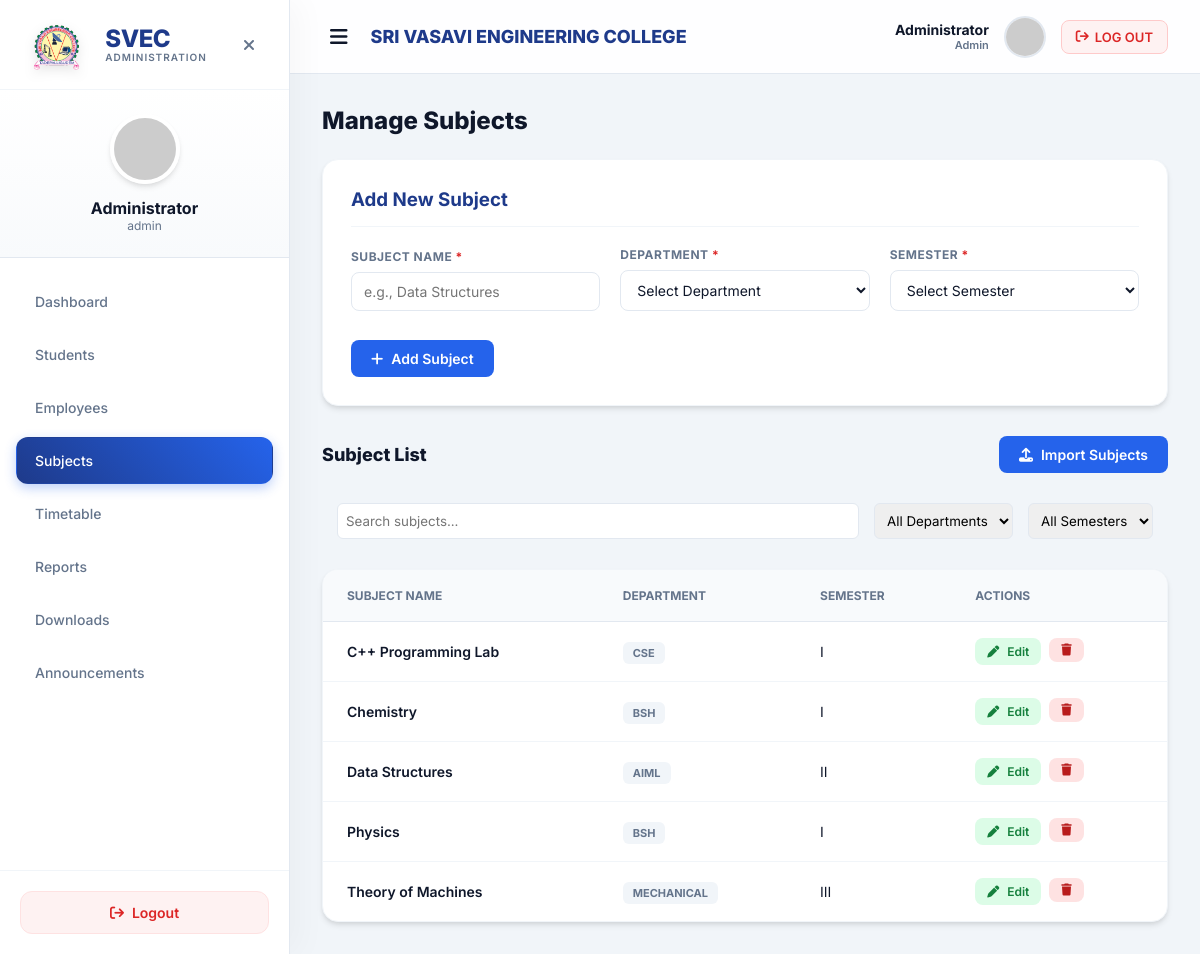
Screenshot of /admin/subjects.php with the database file from the repository.
### tables this page shows
CREATE TABLE `subjects` (
  `subject` varchar(100) NOT NULL,
  `department` varchar(100) DEFAULT NULL,
  `semester` varchar(10) NOT NULL,
  PRIMARY KEY (`subject`)
);

### admin/subjects.php (the view, shortened to what this page needs)
<?php
require_once '../db_connect.php';
$subjects = [];
if ($conn) {
    $result = $conn->query("SELECT * FROM subjects ORDER BY subject ASC");
    if ($result) {
        while ($row = $result->fetch_assoc()) {
            $subjects[] = $row;
        }
    } else {
        $message = "<div class='alert alert-error'>Error fetching subjects: " . $conn->error . "</div>";
    }
} else {
    $message = "<div class='alert alert-error'>Database connection error</div>";
}
?>
<!DOCTYPE html>
<html lang="en">
<head>
<link rel="stylesheet" href="https://cdnjs.cloudflare.com/ajax/libs/font-awesome/6.4.0/css/all.min.css">
</head>
<body>
    <nav class="sidebar" id="sidebar">
        <div class="sidebar-brand">
            <div class="brand-wrapper">
                <img src="../images/vasavi.png" alt="Logo">
                <div class="brand-text">
                    <span class="brand-title">SVEC</span>
                    <span class="brand-subtitle">Administration</span>
                </div>
            </div>
            <div class="close-btn" onclick="toggleSidebar()"><i class="fa-solid fa-xmark"></i></div>
        </div>
        <div class="sidebar-user">
            <img src="https://ui-avatars.com/api/?name=Admin&background=1e3a8a&color=fff&size=128">
            <div style="font-weight:700; color:var(--text-dark);">Administrator</div>
            <div style="font-size:12px; color:var(--text-gray);">admin</div>
        </div>
        <div class="sidebar-menu">
            <a href="admin_dashboard.php" class="menu-item"> Dashboard</a>
            <a href="students.php" class="menu-item"> Students</a>
            <a href="employees.php" class="menu-item"> Employees</a>
            <a href="subjects.php" class="menu-item active"> Subjects</a>
            <a href="timetable.php" class="menu-item"> Timetable</a>
            <a href="reports.php" class="menu-item"> Reports</a>
             <a href="admin_control_pdf.php" class="menu-item"> Downloads</a>
            <a href="announcements.php" class="menu-item"> Announcements</a>
        </div>
        <div class="logout-container">
            <a href="logout.php" class="logout-btn"><i class="fa-solid fa-arrow-right-from-bracket" style="margin-right:8px;"></i> Logout</a>
        </div>
    </nav>
    <main class="main-content" id="mainContent">
        <header class="top-header">
            <div style="display:flex; align-items:center;">
                <button class="toggle-btn" onclick="toggleSidebar()"><i class="fa-solid fa-bars"></i></button>
                <div class="header-branding">
                    <h1>SRI VASAVI ENGINEERING COLLEGE</h1>
                </div>
            </div>
            <div class="header-right" style="display:flex; align-items:center; gap:15px;">
                <div class="info-text" style="text-align:right;">
                    <div style="font-size:14px; font-weight:700; color:var(--text-dark);">Administrator</div>
                    <div style="font-size:11px; color:var(--text-gray); font-weight:600;">Admin</div>
                </div>
                <img src="https://ui-avatars.com/api/?name=Admin&background=1e3a8a&color=fff" style="width:42px; height:42px; border-radius:50%; border:2px solid #e2e8f0;">
                <a href="logout.php" class="header-logout-btn" style="display: flex; align-items: center; gap: 6px; padding: 8px 14px; background: #fef2f2; color: var(--secondary-color); border: 1px solid #fecaca; border-radius: 8px; font-size: 13px; font-weight: 600; cursor: pointer; text-decoration: none; transition: all 0.2s;"><i class="fa-solid fa-arrow-right-from-bracket"></i> <span>LOG OUT</span></a>
            </div>
        </header>
        <div class="dashboard-container">
            <div class="page-title">Manage Subjects</div>
            <div class="form-card">
                <div style="display:flex; justify-content:space-between; align-items:center; margin-bottom:20px; border-bottom:1px solid #f1f5f9; padding-bottom:15px;">
                    <h3 id="formTitle" style="margin:0; color:var(--primary-color);">Add New Subject</h3>
                </div>
                <form method="post" action="subjects.php" id="subjectForm">
                    <div class="form-grid">
                        <div class="form-group">
                            <label>Subject Name <span style="color:#dc2626">*</span></label>
                            <input name="subject" id="subject_name" placeholder="e.g., Data Structures" required>
                        </div>
                        <div class="form-group">
                            <label>Department <span style="color:#dc2626">*</span></label>
                            <select name="department" id="department" required>
                                <option value="">Select Department</option>
                            </select>
                        </div>
                        <div class="form-group">
                            <label>Semester <span style="color:#dc2626">*</span></label>
                            <select name="semester" id="semester" required>
                                <option value="">Select Semester</option>
                            </select>
                        </div>
                    </div>
                    <div style="margin-top:24px; display:flex; gap:12px;">
                        <button class="btn btn-primary" id="submitBtn" type="submit"><i class="fa-solid fa-plus"></i> Add Subject</button>
                    </div>
                </form>
            </div>
            <div style="display:flex; justify-content:space-between; align-items:center; margin-bottom:15px;">
                <div class="page-title" style="font-size:18px; margin-bottom:0;">Subject List</div>
                <button class="btn" id="importBtn" style="background: #2563eb; color: white; gap: 8px;"><i class="fa-solid fa-upload"></i> Import Subjects</button>
            </div>
            <div class="filter-card" style="padding:15px; display:flex; gap:15px; flex-wrap:wrap; margin-bottom:15px;">
                 <input type="text" id="searchInput" placeholder="Search subjects..." style="padding:8px; border:1px solid #e2e8f0; border-radius:6px; flex:1; min-width:200px;">
                 <select id="filterDepartment" style="padding:8px; border:1px solid #e2e8f0; border-radius:6px;"><option value="">All Departments</option></select>
                 <select id="filterSemester" style="padding:8px; border:1px solid #e2e8f0; border-radius:6px;"><option value="">All Semesters</option></select>
            </div>
            <div class="table-responsive">
                <table>
                    <thead>
                        <tr>
                            <th>Subject Name</th>
                            <th>Department</th>
                            <th>Semester</th>
                            <th>Actions</th>
                        </tr>
                    </thead>
                    <tbody>
                        <?php if (count($subjects) > 0): ?>
                            <?php foreach ($subjects as $s): ?>
                            <tr>
                                <td style="font-weight:600;"><?= htmlspecialchars($s['subject']) ?></td>
                                <td><span class="status-badge"><?= htmlspecialchars($s['department']) ?></span></td>
                                <td><?= htmlspecialchars($s['semester']) ?></td>
                                <td>
                                    <div style="display:flex; gap:8px;">
                                        <button class="btn btn-edit" style="padding:6px 12px; font-size:12px;" onclick="editSubject('<?= htmlspecialchars($s['subject'], ENT_QUOTES) ?>', '<?= htmlspecialchars($s['department'], ENT_QUOTES) ?>', '<?= htmlspecialchars($s['semester'], ENT_QUOTES) ?>')">
                                            <i class="fa-solid fa-pen"></i> Edit
                                        </button>
                                        <form method="post" style="margin:0;" onsubmit="return confirm('Are you sure you want to delete this subject?');">
                                            <button type="submit" class="btn btn-danger" style="padding:6px 12px; font-size:12px;">
                                                <i class="fa-solid fa-trash"></i>
                                            </button>
                                        </form>
                                    </div>
                                </td>
                            </tr>
                            <?php endforeach; ?>
                        <?php else: ?>
                            <tr><td colspan="4" class="empty-state">No subjects added yet</td></tr>
                        <?php endif; ?>
                    </tbody>
                </table>
            </div>
        </div>
    </main>
</body>
</html>

### rows the page displays
subjects: subject "C++ Programming Lab", department "CSE", semester "I"
subjects: subject "Chemistry", department "BSH", semester "I"
subjects: subject "Data Structures", department "AIML", semester "II"
subjects: subject "Physics", department "BSH", semester "I"
subjects: subject "Theory of Machines", department "MECHANICAL", semester "III"
